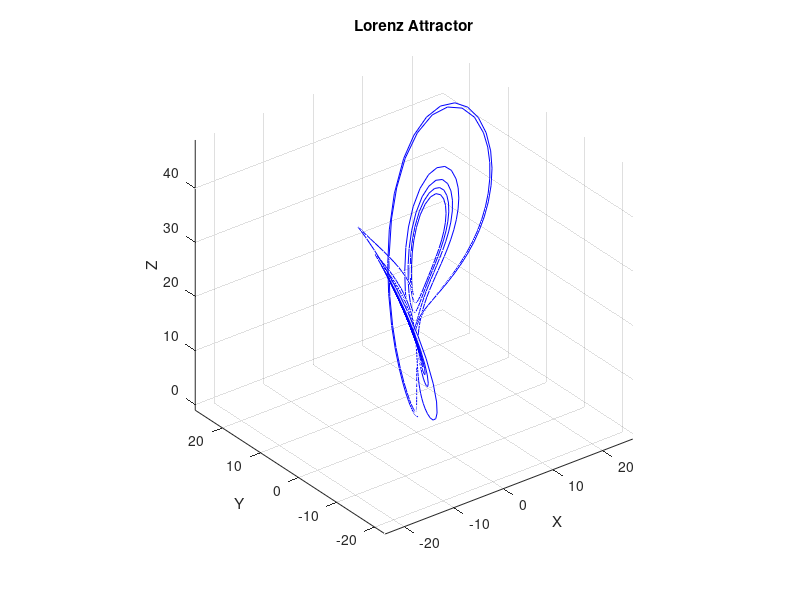

Here is the MATLAB script that generated this plot:
function lorenz_ode
    % Parameters
    sigma = 10;
    rho = 28;
    beta = 8/3;
    
    % Initial conditions
    initial_conditions = [1; 1; 1]; % [x0, y0, z0]
    
    % Time span for the simulation
    tspan = [0 25]; % From t=0 to t=25
    
    % Solve the ODE
    [~, Y] = ode45(@(t, Y) rhs(t, Y, sigma, rho, beta)...
        , tspan, initial_conditions);
    
    % Plotting the results
    figure;
    plot3(Y(:, 1), Y(:, 2), Y(:, 3), 'b-', LineWidth=2.0);
    title('Lorenz Attractor');
    xlabel('X');
    ylabel('Y');
    zlabel('Z');
    grid on;
    axis equal;
end

function dYdt = rhs(t, Y, sigma, rho, beta)
    % Unpack the state variables
    x = Y(1);
    y = Y(2);
    z = Y(3);
    
    % Lorenz equations
    dxdt = sigma * (y - x);
    dydt = x * (rho - z) - y;
    dzdt = x * y - beta * z;
    
    % Pack the derivatives into a column vector
    dYdt = [dxdt; dydt; dzdt];
end
